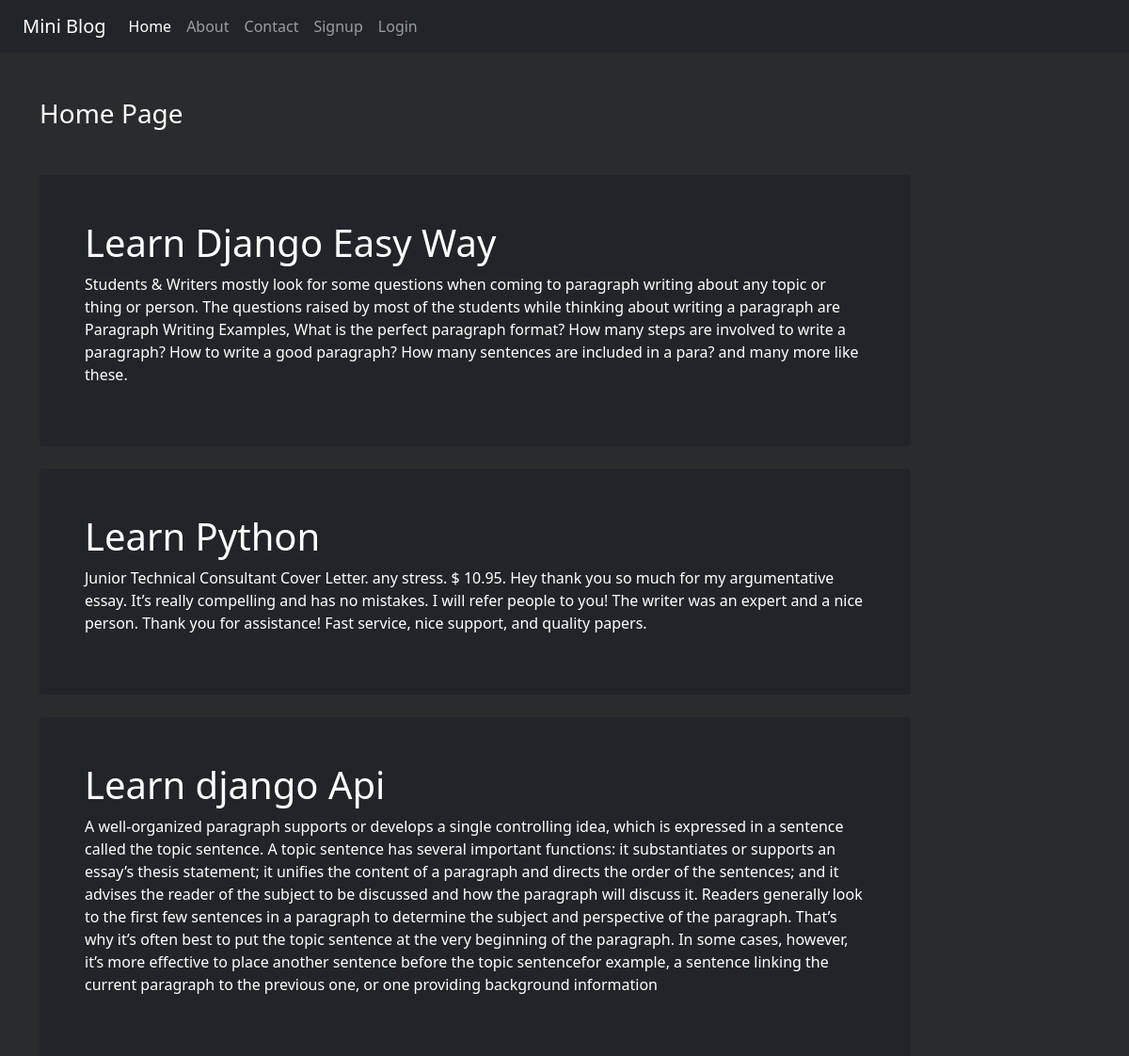
The page / on the database its author committed.
### blog/models.py (models this page shows)
class Post(models.Model):
    title = models.CharField(max_length=150)
    desc = models.TextField()

### blog/views.py (the view)
# urls.py: 2. Add a URL to urlpatterns:  path('', views.home, name='home')
def home(request):
    posts = Post.objects.all()
    return render(request,'blog/home.html',{'posts': posts})

### blog/templates/blog/home.html
{% extends 'blog/base.html' %}
{% load static %}
{% block content %}
<div class="col-sm-10">
    <h3 class="text-white my-5">Home Page</h3>
{% for post in posts %}
<div class="mt-4 p-5 bg-dark text-white rounded">
  <h1>{{post.title}} </h1>
  <p>{{post.desc}}</p>
</div>
{% endfor %}
</div>
{% endblock content %}

### blog/static/blog/css/style.css (style rules this page uses)
body { background-color: rgb(41, 43, 44); color: antiquewhite; }

### rows shown on the page
Post: title "Learn Django Easy Way", desc "Students & Writers mostly look for some questions when coming to paragraph writing about any topic or thing or person. The questions raised by most of the students while thinking about writing a paragraph are Paragraph Writing Examples, What is the perfect paragraph format? How many steps are involved to write a paragraph? How to write a good paragraph? How many sentences are included in a para? and many more like these."
Post: title "Learn Python", desc "Junior Technical Consultant Cover Letter. any stress. $ 10.95. Hey thank you so much for my argumentative essay. It’s really compelling and has no mistakes. I will refer people to you! The writer was an expert and a nice person. Thank you for assistance! Fast service, nice support, and quality papers."
Post: title "Learn django Api", desc "A well-organized paragraph supports or develops a single controlling idea, which is expressed in a sentence called the topic sentence. A topic sentence has several important functions: it substantiates or supports an essay’s thesis statement; it unifies the content of a paragraph and directs the order of the sentences; and it advises the reader of the subject to be discussed and how the paragraph will discuss it. Readers generally look to the first few sentences in a paragraph to determine the subject and perspective of the paragraph. That’s why it’s often best to put the topic sentence at the very beginning of the paragraph. In some cases, however, it’s more effective to place another…"
